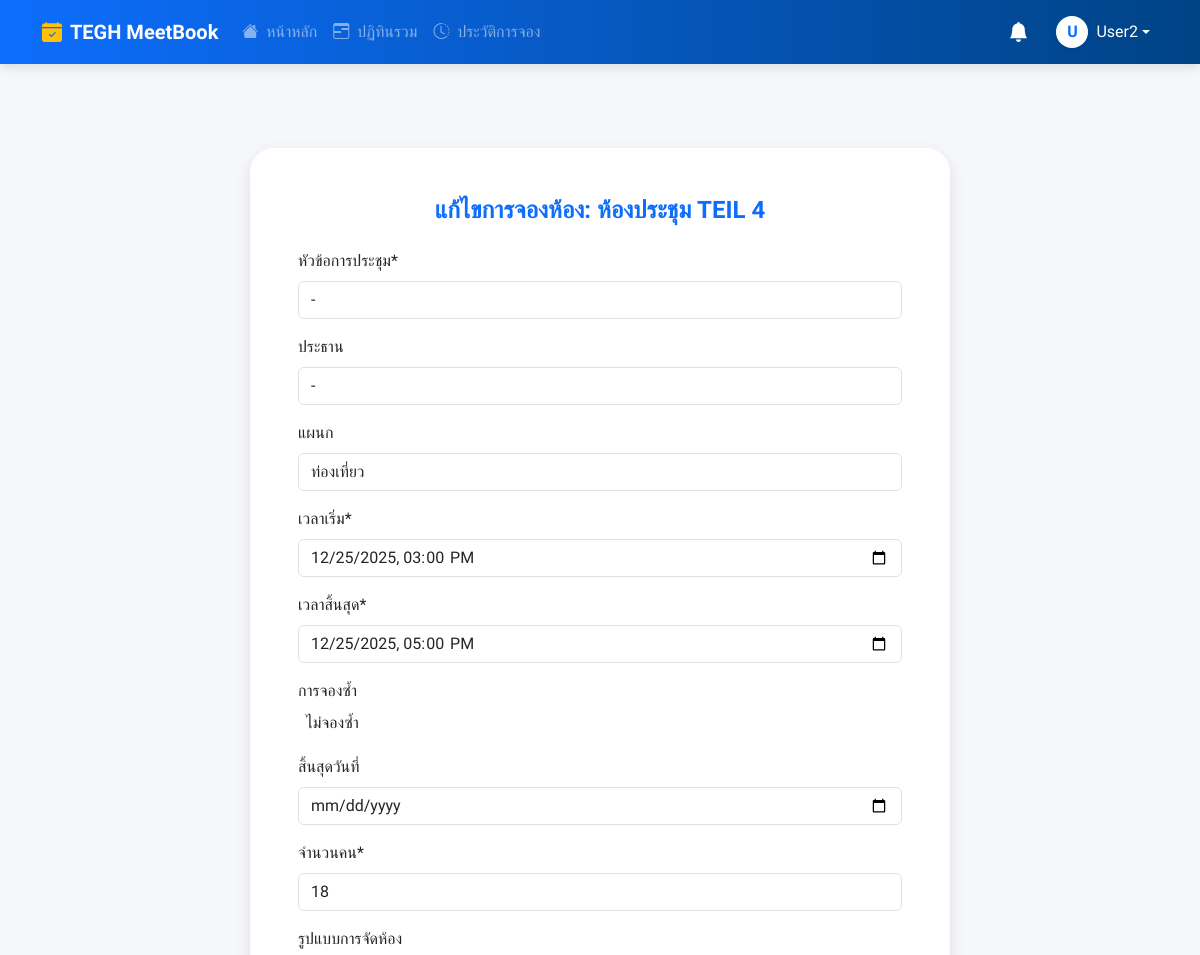
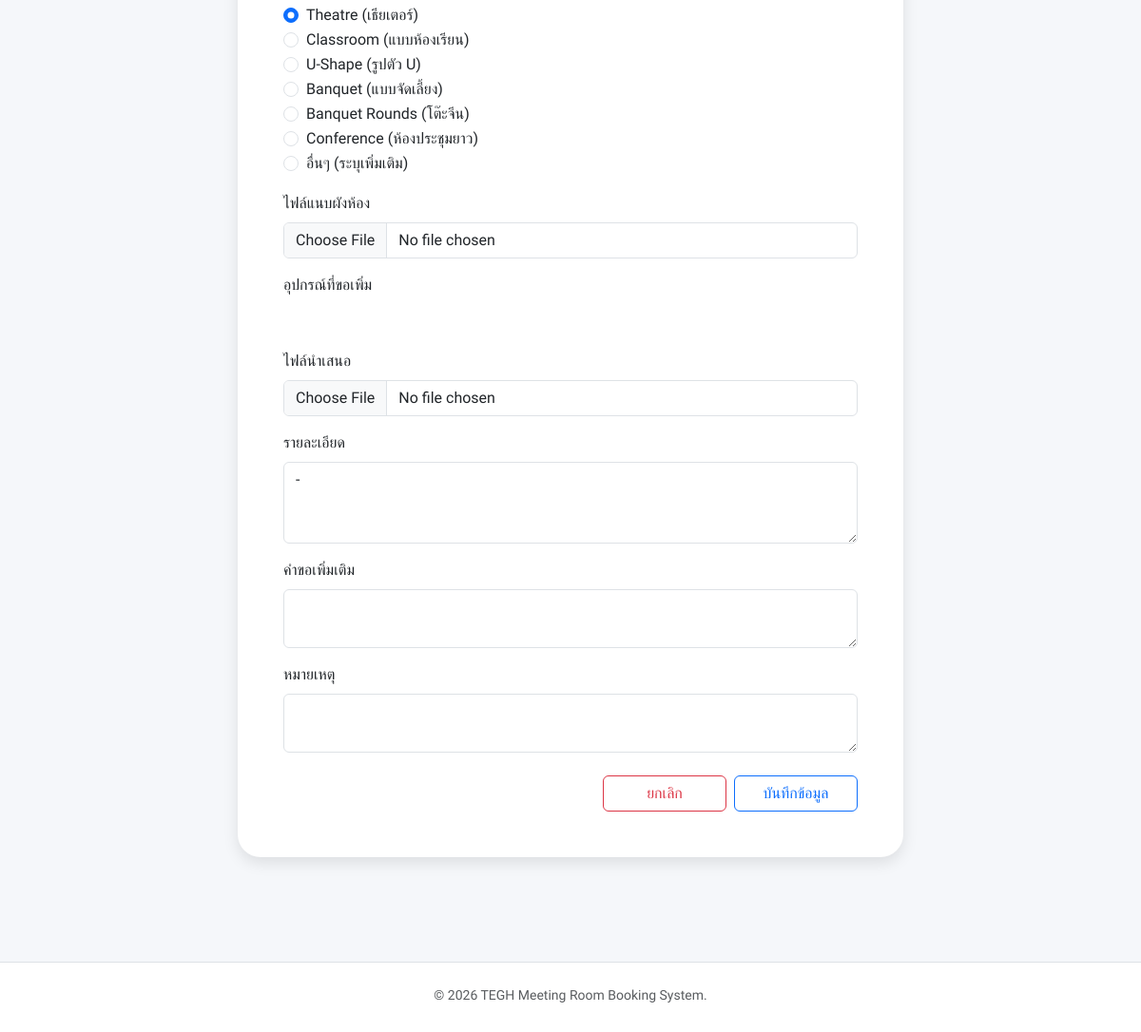
The app's page /booking/42/edit/ (signed in) with its own data (2 pictures, top to bottom).
### booking/models.py (models this page shows, shortened)
class Booking(models.Model):
    user = models.ForeignKey(User, on_delete=models.SET_NULL, null=True, related_name='bookings')
    room = models.ForeignKey(Room, on_delete=models.CASCADE, related_name='bookings')
    title = models.CharField(max_length=200, verbose_name="หัวข้อการประชุม")
    start_time = models.DateTimeField(verbose_name="เวลาเริ่ม")
    end_time = models.DateTimeField(verbose_name="เวลาสิ้นสุด")
    chairman = models.CharField(max_length=200, blank=True, null=True, verbose_name="ประธาน")
    department = models.CharField(max_length=200, blank=True, null=True, verbose_name="แผนก")
    participant_count = models.PositiveIntegerField(default=1, verbose_name="จำนวนคน")
    participants = models.ManyToManyField(User, related_name='participating_in', blank=True, verbose_name="ผู้เข้าร่วม")
    is_user_seen = models.BooleanField(default=False, verbose_name="ผู้จองรับทราบแล้ว")
    equipments = models.ManyToManyField(Equipment, blank=True, related_name='bookings', verbose_name="อุปกรณ์ที่ขอเพิ่ม")
    presentation_file = models.FileField(upload_to='presentations/', blank=True, null=True, verbose_name="ไฟล์นำเสนอ")
    description = models.TextField(blank=True, null=True, verbose_name="รายละเอียด")
    additional_requests = models.TextField(blank=True, null=True, verbose_name="คำขอเพิ่มเติม")
    additional_notes = models.TextField(blank=True, null=True, verbose_name="หมายเหตุ")
    LAYOUT_CHOICES = (
        ('theatre', 'Theatre (เธียเตอร์)'),
        ('classroom', 'Classroom (แบบห้องเรียน)'),
        ('u_shape', 'U-Shape (รูปตัว U)'),
        ('banquet', 'Banquet (แบบจัดเลี้ยง)'),
        ('banquet_rounds', 'Banquet Rounds (โต๊ะจีน)'),
        ('conference', 'Conference (ห้องประชุมยาว)'),
        ('other', 'อื่นๆ (ระบุเพิ่มเติม)'),
    )
    room_layout = models.CharField(
        max_length=20,
        choices=LAYOUT_CHOICES,
        default='theatre',
        verbose_name="รูปแบบการจัดห้อง"
    )
    room_layout_attachment = models.FileField(
        upload_to='layout_attachments/',
        blank=True,
        null=True,
        verbose_name="ไฟล์แนบผังห้อง"
    )
    STATUS_CHOICES = [
        ('PENDING', 'รออนุมัติ'),
        ('APPROVED', 'อนุมัติแล้ว'),
        ('REJECTED', 'ไม่อนุมัติ'),
        ('CANCELLED', 'ยกเลิกแล้ว'),
    ]
    status = models.CharField(max_length=10, choices=STATUS_CHOICES, default='PENDING')
    created_at = models.DateTimeField(auto_now_add=True)
    updated_at = models.DateTimeField(auto_now=True)
    parent_booking = models.ForeignKey('self', on_delete=models.CASCADE, null=True, blank=True, related_name='child_bookings')
    recurrence_rule = models.CharField(max_length=20, blank=True, null=True)
    outlook_event_id = models.CharField(max_length=255, blank=True, null=True)
    @property
    def is_past(self):
        if not self.end_time: return False
        return timezone.now() > self.end_time
    def can_user_edit_or_cancel(self, user):
        if not user or not user.is_authenticated: return False
        if user.is_staff: return True
        if self.is_past: return False
        return self.user == user

class Room(models.Model):
    name = models.CharField(max_length=100, verbose_name="ชื่อห้องประชุม")
    building = models.CharField(max_length=100, blank=True, null=True, verbose_name="อาคาร/ตึก")
    floor = models.CharField(max_length=50, blank=True, null=True, verbose_name="ชั้น")
    location = models.CharField(max_length=255, blank=True, null=True, verbose_name="สถานที่ตั้ง")
    capacity = models.PositiveIntegerField(default=1, verbose_name="ความจุ (คน)")
    equipment_in_room = models.TextField(blank=True, null=True, help_text="ระบุอุปกรณ์ถาวรในห้อง", verbose_name="อุปกรณ์ถาวรในห้อง")
    image = models.ImageField(upload_to='room_images/', blank=True, null=True, verbose_name="รูปภาพห้อง")
    approver = models.ForeignKey(User, on_delete=models.SET_NULL, null=True, blank=True, related_name='approvable_rooms', verbose_name="ผู้อนุมัติ")
    is_maintenance = models.BooleanField(default=False, verbose_name="สถานะปิดปรับปรุง")
    maintenance_start = models.DateTimeField(null=True, blank=True, verbose_name="เริ่มปิดปรับปรุง")
    maintenance_end = models.DateTimeField(null=True, blank=True, verbose_name="สิ้นสุดปิดปรับปรุง")
    requires_approval = models.BooleanField(default=True, verbose_name="ต้องรออนุมัติ")
    line_notify_token = models.CharField(max_length=50, blank=True, null=True, verbose_name="Line Notify Token")
    teams_webhook_url = models.TextField(blank=True, null=True, verbose_name="Teams Webhook URL")

### booking/views.py (the view)
# urls.py: path('booking/<int:booking_id>/edit/', views.edit_booking_view, name='edit_booking'),
@login_required
def edit_booking_view(request, booking_id):
    b = get_object_or_404(Booking, pk=booking_id)
    if not b.can_user_edit_or_cancel(request.user):
        messages.error(request, "ไม่มีสิทธิ์แก้ไข")
        return redirect('history')
    if request.method == 'POST':
        form = BookingForm(request.POST, request.FILES, instance=b)
        if form.is_valid():
            booking = form.save(commit=False)
            if not is_approver_or_admin(request.user):
                booking.status = 'PENDING'
                booking.is_user_seen = False
            booking.save()
            form.save_m2m()
            log_action(request, 'BOOKING_EDITED', booking, "แก้ไขการจอง")
            send_booking_notification(booking, '', 'แจ้งเตือน: มีการแก้ไขข้อมูลการจอง 📝')
            if booking.outlook_event_id and booking.status == 'APPROVED':
                token = get_valid_token(request.user, request)
                if token:
                    try:
                        client = get_outlook_client(request)
                        client.update_calendar_event(token, booking.outlook_event_id, booking)
                    except: pass
            messages.success(request, "บันทึกการแก้ไขเรียบร้อย")
            return redirect('history')
    else:
        form = BookingForm(instance=b)
    return render(request, 'pages/edit_booking.html', {**get_base_context(request), 'form': form, 'booking': b})

### booking/models.py (called while the page is built)
    def __str__(self):
        return self.name

### booking/views.py (called while the page is built)
def is_admin(user):
    return user.is_authenticated and (user.is_superuser or user.is_staff or user.groups.filter(name='Admin').exists())

def is_approver_or_admin(user):
    return user.is_authenticated and (user.is_superuser or user.is_staff or user.groups.filter(name__in=['Approver', 'Admin']).exists())

### templates/pages/edit_booking.html (shortened to what this page needs)
{% extends 'base.html' %}
{% load static %}
{% load crispy_forms_tags %}
{% block extra_head %}
<link href="https://cdn.jsdelivr.net/npm/select2@4.1.0-rc.0/dist/css/select2.min.css" rel="stylesheet" />
<link href="https://cdn.jsdelivr.net/npm/select2-bootstrap-5-theme@1.3.0/dist/select2-bootstrap-5-theme.min.css" rel="stylesheet" />
{% endblock %}
{% block content %}
<div class="form-card animate__animated animate__fadeIn">
    <h4>แก้ไขการจองห้อง: {{ booking.room.name }}</h4>
    <form method="POST" enctype="multipart/form-data" id="bookingForm">
        {{ form|crispy }}
        <div class="form-actions">
            <a href="{% url 'history'%}" class="btn btn-outline-danger me-2">
                 ยกเลิก
            </a>
            <button type="submit" class="btn btn-outline-primary px-4">
                 บันทึกข้อมูล
            </button>
        </div>
    </form>
</div>
{% endblock %}

### templates/base.html (shortened to what this page needs)
<!DOCTYPE html>
<html lang="th">
<head>
    <link href="https://cdn.jsdelivr.net/npm/bootstrap@5.3.0/dist/css/bootstrap.min.css" rel="stylesheet">
    <link rel="stylesheet" href="https://cdn.jsdelivr.net/npm/bootstrap-icons@1.11.0/font/bootstrap-icons.css">
    <link href="https://cdn.jsdelivr.net/npm/select2@4.1.0-rc.0/dist/css/select2.min.css" rel="stylesheet" />
    <link rel="stylesheet" href="https://cdn.jsdelivr.net/npm/select2-bootstrap-5-theme@1.3.0/dist/select2-bootstrap-5-theme.min.css" />
    {% block extra_head %}{% endblock %}
</head>
<body class="d-flex flex-column min-vh-100">
    <nav class="navbar navbar-expand-lg navbar-dark navbar-premium sticky-top">
        <div class="container">
            <a class="navbar-brand fw-bold d-flex align-items-center" href="{% url 'dashboard' %}">
                <i class="bi bi-calendar-check-fill me-2 text-warning"></i>
                TEGH MeetBook
            </a>
            <div class="collapse navbar-collapse" id="navbarNav">
                <ul class="navbar-nav me-auto">
                    {% for item in menu_items %}
                    <li class="nav-item">
                        <a class="nav-link {% if item.active %}active text-white{% else %}text-white-50{% endif %}" href="{% url item.url_name %}">
                            <i class="bi {{ item.icon }} me-1"></i> {{ item.label }}
                        </a>
                    </li>
                    {% endfor %}
                </ul>
                <ul class="navbar-nav align-items-center gap-1">
                    <li class="nav-item dropdown">
                        <a class="nav-link position-relative text-white" href="#" id="notificationDropdown" role="button" data-bs-toggle="dropdown" aria-expanded="false">
                            <i class="bi bi-bell-fill fs-5"></i>
                        </a>
                    </li>
                    {% if user.is_authenticated %}
                    <li class="nav-item dropdown ms-2">
                        <a class="nav-link dropdown-toggle text-white d-flex align-items-center" href="#" data-bs-toggle="dropdown">
                            <div class="bg-white text-primary rounded-circle d-flex align-items-center justify-content-center fw-bold me-2 shadow-sm" style="width: 32px; height: 32px;">
                                {{ user.username|make_list|first|upper }}
                            </div>
                            <span class="d-none d-lg-inline">{{ user.username }}</span>
                        </a>
                    </li>
                    {% else %}
                    <li class="nav-item"><a class="nav-link text-white fw-bold" href="{% url 'login' %}">เข้าสู่ระบบ</a></li>
                    {% endif %}
                </ul>
            </div>
        </div>
    </nav>
    <main class="main-wrapper mt-4">
        <div class="container">
            {% block content %}{% endblock %}
        </div>
    </main>
    <footer class="bg-white border-top py-4 mt-auto">
        <div class="container text-center text-muted small">
            <p class="mb-1">&copy; 2026 TEGH Meeting Room Booking System.</p>
        </div>
    </footer>
</body>
</html>

### templates/base.html (style rules this page uses)
body { font-family: 'Sarabun', sans-serif; background-color: #f5f7fa; overflow-x: hidden; }
.navbar-premium { background: linear-gradient(90deg, #0d6efd 0%, #004385 100%); box-shadow: 0 4px 10px rgba(0,0,0,0.1); }
.nav-link { transition: all 0.2s; }
.main-wrapper { min-height: 80vh; padding-bottom: 50px; width: 100%; }

### templates/pages/edit_booking.html (style rules this page uses)
.form-card { background: #ffffff; border-radius: 1.5rem; box-shadow: 0 6px 16px rgba(0,0,0,0.1); padding: 3rem; max-width: 700px; margin: 60px auto; transition: all 0.3s ease; }
.form-card h4 { font-weight: 700; color: #0d6efd; text-align: center; margin-bottom: 1.5rem; }
.form-actions { display: flex; justify-content: flex-end; margin-top: 1.5rem; }
.form-actions a, .form-actions button { min-width: 130px; }

### records on screen
Booking: room.name "ห้องประชุม TEIL 4", title "-", chairman "-", department "ท่องเที่ยว", start_time "12/25/2025 15:00", end_time "12/25/2025 17:00", participant_count "18", room_layout "☑ Theatre (เธียเตอร์) ☐ Classroom (แบบห้องเรียน) ☐ U-Shape (รูปตัว U) ☐ Banquet (แบบจัดเลี้ยง) ☐ Banquet Rounds (โต๊ะจีน) ☐ Conference (ห้องประชุมยาว) ☐ อื่นๆ (ระบุเพิ่มเติม)", description "-"

### other values on screen
{{ item.label }} "หน้าหลัก" "ปฏิทินรวม" "ประวัติการจอง"
{{ user.username|make_list|first|upper }} "U"
{{ user.username }} "User2"
